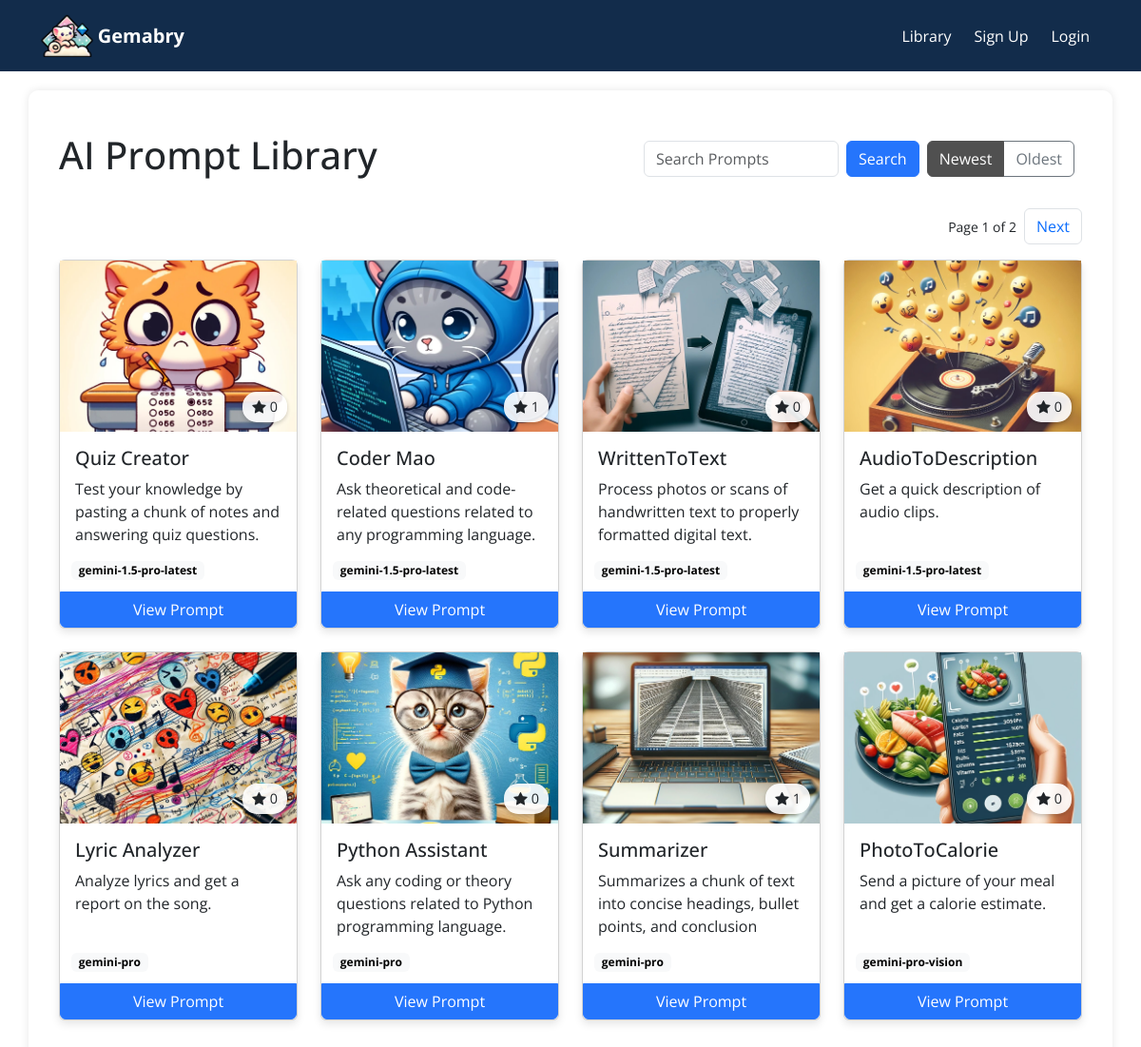
The page /library on the database its author committed.
### tables this page shows
CREATE TABLE "Prompts" (
	"PromptID"	INTEGER NOT NULL UNIQUE,
	"PromptTitle"	TEXT NOT NULL,
	"PromptDescription"	TEXT NOT NULL,
	"PromptInstruction"	INTEGER NOT NULL,
	"PromptTemperature"	REAL NOT NULL,
	"PromptModel"	TEXT NOT NULL,
	"PromptImage"	TEXT NOT NULL,
	"UserID"	INTEGER NOT NULL,
	FOREIGN KEY("UserID") REFERENCES "Users"("UserID"),
	PRIMARY KEY("PromptID" AUTOINCREMENT)
);

### app_pages/library.py (the view)
@app.route('/library')
def library():
    search_query = request.args.get('search', '')  # default is empty if not provided
    page = int(request.args.get('page', 1))  # default page is 1 if not provided
    sort_order = request.args.get('sort', 'desc')  # Default to descending (newest first)
    items_per_page = 8
    offset = (page - 1) * items_per_page
    sql_query = """
        SELECT p.*, COUNT(s.userid) AS star_count
        FROM Prompts p
        LEFT JOIN Stars s ON p.PromptID = s.promptid
        WHERE p.PromptTitle LIKE ?
        GROUP BY p.PromptID
        """
    if sort_order == 'asc':
        sql_query += "ORDER BY PromptID ASC "
    else:
        sql_query += "ORDER BY PromptID DESC "
    sql_query += "LIMIT ? OFFSET ?"
    search_pattern = f'%{search_query}%'
    total_prompts_query = "SELECT COUNT(*) FROM Prompts WHERE PromptTitle LIKE ?"
    with DBConnection() as cursor:
        cursor.execute(sql_query, (search_pattern, items_per_page, offset))
        prompts = cursor.fetchall()
        cursor.execute(total_prompts_query, (search_pattern,))
        total_prompts = cursor.fetchone()[0]
    total_pages = (total_prompts + items_per_page - 1) // items_per_page  # Rounds up
    return render_template('library.html', prompts=prompts, search_query=search_query,
                           current_page=page, total_pages=total_pages, sort_order=sort_order)

### db/db.py (called while the page is built)
    def __enter__(self):
        self.conn = sqlite3.connect('db/database.db')
        self.conn.row_factory = sqlite3.Row
        self.cursor = self.conn.cursor()
        return self.cursor

    def __exit__(self, exc_type, exc_value, traceback):
        self.conn.commit()
        self.conn.close()

### templates/library.html (shortened to what this page needs)
{% extends 'base.html' %}
{% block content %}
<div class="container mt-4">
    <div class="library-header mb-4">
        <h1>AI Prompt Library</h1>
        <form action="{{ url_for('library') }}" method="get" class="d-flex justify-content-between align-items-center">
            <div style="flex-grow: 1; margin-right: 8px;">
                <input type="text" class="form-control" placeholder="Search Prompts" name="search" value="{{ request.args.get('search', '') }}" style="width: auto;">
            </div>
            <button class="btn btn-primary" type="submit" style="margin-right: 8px;">Search</button>
            <div class="btn-group me-2">
                <a href="{{ url_for('library', search=search_query, sort='desc') }}" class="btn btn-outline-secondary {% if sort_order == 'desc' %}active{% endif %}">Newest</a>
                <a href="{{ url_for('library', search=search_query, sort='asc') }}" class="btn btn-outline-secondary {% if sort_order == 'asc' %}active{% endif %}">Oldest</a>
            </div>
        </form>
    </div>
    <nav aria-label="Page navigation example" class="d-flex justify-content-end align-items-center mb-3">
        <p class="small m-0 me-2">Page {{ current_page }} of {{ total_pages }}</p> <ul class="pagination m-0">
        {% if current_page < total_pages %}
            <li class="page-item"><a class="page-link" href="{{ url_for('library', search=search_query, page=current_page+1) }}">Next</a></li>
        {% endif %}
    </ul>
    </nav>
    {% if prompts %}
    <div class="row">
        {% for prompt in prompts %}
        <div class="col-md-4 col-lg-3 mb-4">
            <div class="card library-card card-hover-shadow h-100">
                {% if prompt.PromptImage %}
                <div class="card-image-container">
                    <img src="{{ url_for('static', filename='icons/' + prompt.PromptImage) }}" class="library-card-img-top" alt="Prompt Image">
                    <div class="star-badge position-absolute">
                        <i class="bi bi-star-fill star-icon me-1"></i>
                        <span class="star-count">{{ prompt.star_count }}</span>
                    </div>
                  </div>
                {% endif %}
                <div class="card-body library-card-content">
                    <h5 class="card-title">{{ prompt.PromptTitle }}</h5>
                    <p class="card-text">{{ prompt.PromptDescription }}</p>
                    <span class="badge text-bg-light model-badge">{{ prompt.PromptModel }}</span>
                    <a href="/prompt?promptid={{ prompt.PromptID }}" class="btn btn-primary library-view-prompt">View Prompt</a>
                </div>
            </div>
        </div>
        {% endfor %}
    </div>
    {% else %}
    <div class="alert alert-info" role="alert">
        No prompts found!
    </div>
    {% endif %}
</div>
{% endblock %}

### templates/base.html (shortened to what this page needs)
<!DOCTYPE html>
<html lang="en">
<head>
    <link href="https://cdn.jsdelivr.net/npm/bootstrap@5.3.3/dist/css/bootstrap.min.css" rel="stylesheet"
>
    <link rel="stylesheet" href="https://cdnjs.cloudflare.com/ajax/libs/highlight.js/11.9.0/styles/default.min.css">
    <link rel="stylesheet"
        href="https://cdnjs.cloudflare.com/ajax/libs/bootstrap-icons/1.11.3/font/bootstrap-icons.min.css"
>
    <link rel="stylesheet" href="{{ url_for('static', filename='css/style.css') }}">
</head>
<body>
    <nav class="navbar navbar-custom navbar-expand-lg navbar-dark">
        <div class="container">
            <a href="/" class="navbar-brand d-flex align-items-center">
                <img src="{{ url_for('static', filename='images/logo.png') }}" alt="Gemabry Logo" height="45" class="d-inline-block">
                <span class="ms-1">Gemabry</span>
            </a>
            <div class="collapse navbar-collapse" id="navbarNav">
                <ul class="navbar-nav ms-auto">
                    <li class="nav-item">
                        <a class="nav-link" href="/library">Library</a>
                    </li>
                    {% if session['user_id'] %}
                    <li class="nav-item">
                        <a class="nav-link" href="/chat">My Chats</a>
                    </li>
                    <li class="nav-item dropdown">
                        <a class="nav-link dropdown-toggle" href="#" id="navbarDropdownMenuLink" role="button"
                        aria-expanded="false">
                        <i class="bi bi-person-circle me-1"></i>
                        {{ session['user_name'] }}
                        </a>
                        <ul class="dropdown-menu" aria-labelledby="navbarDropdownMenuLink">
                            <li><a class="dropdown-item" href="/manage_profile">Manage Profile</a></li>
                            <li><a class="dropdown-item" href="/logout">Logout</a></li>
                        </ul>
                    </li>
                    {% else %}
                    <li class="nav-item">
                        <a class="nav-link" href="/signup">Sign Up</a>
                    </li>
                    <li class="nav-item">
                        <a class="nav-link" href="/login">Login</a>
                    </li>
                    {% endif %}
                </ul>
            </div>
        </div>
    </nav>
    <div class="container container-custom">
        {% block content %}{% endblock %}
    </div>
</body>
</html>

### static/css/style.css (style rules this page uses)
body { font-family: 'Open Sans', sans-serif; }
.navbar-custom { background-color: #122c4b; padding: 10px; }
.navbar-brand { color: #fff; font-weight: bold; }
.navbar-nav .nav-link { color: #fff; padding: 0.5rem 1rem; margin: 0 0.25rem; border-radius: 15px; transition: background-color 0.3s; }
.container-custom { margin-top: 20px; margin-bottom: 20px; box-shadow: 0px 0px 10px rgba(0, 0, 0, 0.1); border-radius: 10px; padding: 20px; }
.btn-primary { background-color: #2575fc; border-color: #2575fc; }
.btn-outline-secondary.active { background-color: #505050; border-color: #505050; }
.form-control { resize: none; }
.library-card { margin-bottom: 20px; box-shadow: 0 4px 8px rgba(0, 0, 0, 0.1); transition: transform 0.3s ease-in-out; position: relative; }
.library-card-img-top { height: 180px; width: 100%; object-fit: cover; }
.library-header { display: flex; align-items: center; justify-content: space-between; }
.library-card-content { position: relative; padding-bottom: 50px; }
.library-view-prompt { position: absolute; bottom: 0; left: 0; width: 100%; border-top-left-radius: 0; border-top-right-radius: 0; }
.model-badge { position: absolute; left: 12px; bottom: 50px; }
.card-image-container { position: relative; display: block; }
.star-badge { position: absolute; bottom: 10px; right: 10px; background-color: rgba(255, 255, 255, 0.9); border-radius: 15px; padding: 5px 10px; box-shadow: 0 2px 4px rgba(0, 0, 0, 0.2); display: flex; align-items: center; font-size: 0.9em; }

### rows shown on the page
Prompts: PromptImage (picture), star_count "0", PromptTitle "Quiz Creator", PromptDescription "Test your knowledge by pasting a chunk of notes and answering quiz questions.", PromptModel "gemini-1.5-pro-latest"
Prompts: PromptImage (picture), star_count "1", PromptTitle "Coder Mao", PromptDescription "Ask theoretical and code-related questions related to any programming language.", PromptModel "gemini-1.5-pro-latest"
Prompts: PromptImage (picture), star_count "0", PromptTitle "WrittenToText", PromptDescription "Process photos or scans of handwritten text to properly formatted digital text.", PromptModel "gemini-1.5-pro-latest"
Prompts: PromptImage (picture), star_count "0", PromptTitle "AudioToDescription", PromptDescription "Get a quick description of audio clips.", PromptModel "gemini-1.5-pro-latest"
Prompts: PromptImage (picture), star_count "0", PromptTitle "Lyric Analyzer", PromptDescription "Analyze lyrics and get a report on the song.", PromptModel "gemini-pro"
Prompts: PromptImage (picture), star_count "0", PromptTitle "Python Assistant", PromptDescription "Ask any coding or theory questions related to Python programming language.", PromptModel "gemini-pro"
Prompts: PromptImage (picture), star_count "1", PromptTitle "Summarizer", PromptDescription "Summarizes a chunk of text into concise headings, bullet points, and conclusion", PromptModel "gemini-pro"
Prompts: PromptImage (picture), star_count "0", PromptTitle "PhotoToCalorie", PromptDescription "Send a picture of your meal and get a calorie estimate.", PromptModel "gemini-pro-vision"

### other values the page prints
{{ current_page }} "1"
{{ total_pages }} "2"
